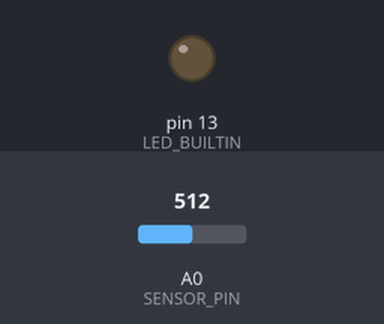
Bench run of a sketch on a simulated Arduino Leonardo, built with avr-gcc and run on an emulated ATmega32U4. Shown: output pins drawn as LEDs (lit = HIGH). The inputs (shaded band) are chosen by the test bench; at power-on: A0 (SENSOR_PIN) = 512. USB keyboard and mouse output is not drawn; what the sketch prints to the serial monitor is not drawn.

Above: at 0.1 s.
At 1.1 s:
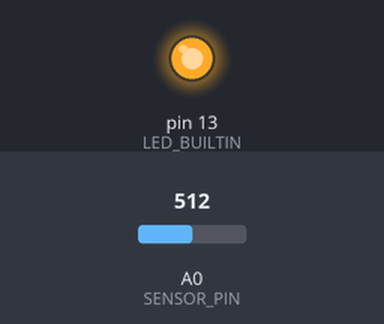
Timing chart, 0 to 2.6 s (numbered marks = the images above):
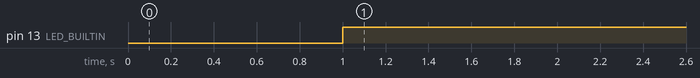

The sketch:

SimpleMakeyMakey.ino
```cpp
/**
 * Resistive Touch to Keyboard (Makey Makey style)
 *
 * Boards: Arduino Leonardo, Micro, or any ATmega32U4-based board
 *         (UNO does NOT support Keyboard — it lacks native USB HID)
 *
 * How it works:
 * A high-value pull-up resistor (1MΩ–22MΩ) keeps A0 near 5V (~1023).
 * When the user touches the conductive object while grounded, their body
 * resistance (~100kΩ–1MΩ) forms a voltage divider, pulling A0 down.
 * We detect this drop and send a keystroke over USB.
 *
 * Hardware setup:
 * - 1MΩ–22MΩ resistor between 5V and A0 (pull-up)
 * - Conductive object (banana, foil, etc.) wired to A0
 * - User holds a GND wire (or stands on grounded foil)
 *
 * Libraries: Keyboard (by Arduino) — install via Library Manager
 *
 * ------
 * By Jon E. Froehlich
 * Professor, Allen School of Computer Science & Engineering
 * Director, Makeability Lab, https://makeabilitylab.cs.washington.edu/
 * Textbook: https://makeabilitylab.github.io/physcomp/
 * Code: https://github.com/makeabilitylab/arduino
 */

#include <Keyboard.h>

const int SENSOR_PIN = A0;

// Threshold depends on the pull-up resistor value and the conductive object.
// A typical resting value is near 1023 (5V). Touching drops it significantly.
// Tune this value based on what you see in the Serial Plotter.
const int THRESHOLD = 800;
const char KEY_TO_PRESS = ' ';

// Tracks if key is pressed
bool isKeyPressed = false;

void setup() {
  // Initialize serial communication for the Serial Plotter
  Serial.begin(9600);

  // Setup the built-in LED to turn on when a button is pressed
  pinMode(LED_BUILTIN, OUTPUT);

  // Safety delay — gives you time to upload new code if the sketch
  // starts spamming keystrokes. Hold reset, upload, then release.
  delay(1000);

  // Initialize USB keyboard emulation
  Keyboard.begin();
}

void loop() {
  int sensorValue = analogRead(SENSOR_PIN);

  // When the user touches the object, voltage drops below the threshold
  if (sensorValue < THRESHOLD && !isKeyPressed) {
    Keyboard.press(KEY_TO_PRESS);
    isKeyPressed = true;
    digitalWrite(LED_BUILTIN, HIGH);
  } else if (sensorValue >= THRESHOLD && isKeyPressed) {
    Keyboard.release(KEY_TO_PRESS);
    isKeyPressed = false;
    digitalWrite(LED_BUILTIN, LOW);
  }

  // Format output so the IDE auto-generates a legend and distinct lines
  Serial.print("Raw_A0:");
  Serial.print(sensorValue);
  Serial.print(",");
  Serial.print("Threshold:");
  Serial.println(THRESHOLD);

  // Analog read rate — keep fast enough for responsive input,
  // slow enough to avoid flooding Serial Plotter
  delay(10);
}
```

Measured:
- by itself, pin 13 (LED_BUILTIN): LOW → HIGH at 1.0 s
